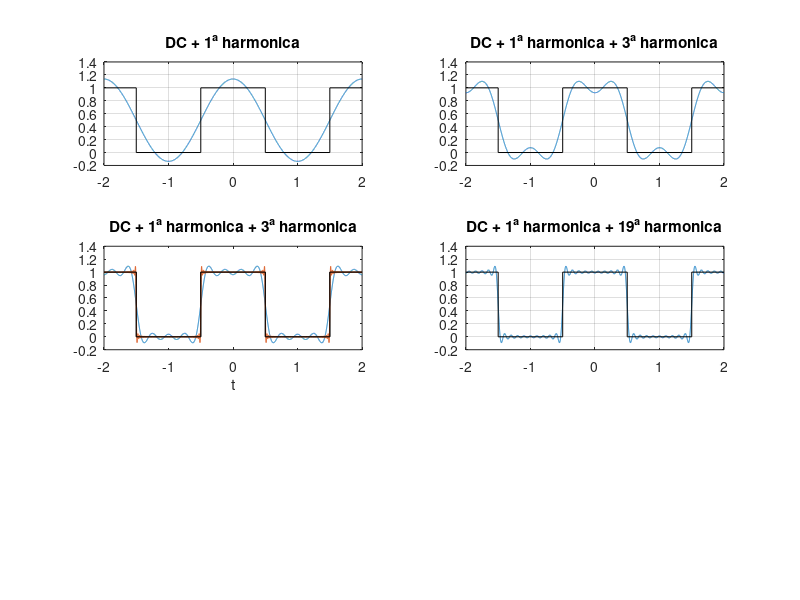

Write the MATLAB code that produced this figure.
clear all; close all;

T = 2; 
w0 = 2*pi/T;
T1 = T/4;
harmax = 80;
Npontos = 10000;
tmin = -2;
tmax = 2;
t = linspace(tmin, tmax, Npontos);
a0 = 2*T1/T;
serie(1,:) = a0*ones(1, Npontos);

for k = 1:harmax,
	ak = sin(k*w0*T1)/(k*pi);
        amk = sin(-k*w0*T1)/(-k*pi);
        serie(k+1,:) = serie(k,:)+ak*exp(j*k*w0*t)+amk*exp(j*(-k)*w0*t);
end

temposquad = [-2 -1.5 -1.5 -0.5 -0.5 0.5 0.5 1.5 1.5 2];
quad = [1 1 0 0 1 1 0 0 1 1];
subplot(321); plot(t, serie(2,:));grid;title('DC + 1^a harmonica');
hold on; plot(temposquad, quad, 'k');

subplot(322); plot(t, serie(4,:));grid;
title('DC + 1^a harmonica + 3^a harmonica');
hold on; plot(temposquad, quad, 'k');

subplot(323); plot(t, serie(8,:));grid;
title('DC + 1^a harmonica + 7^a harmonica');
hold on; plot(temposquad, quad, 'k');

subplot(324); plot(t, serie(20,:));grid;
title('DC + 1^a harmonica + 19^a harmonica');
hold on; plot(temposquad, quad, 'k');

subplot(323); plot(t, serie(80,:));grid;
title('DC + 1^a harmonica + 3^a harmonica');
hold on; plot(temposquad, quad, 'k');
xlabel('t');



